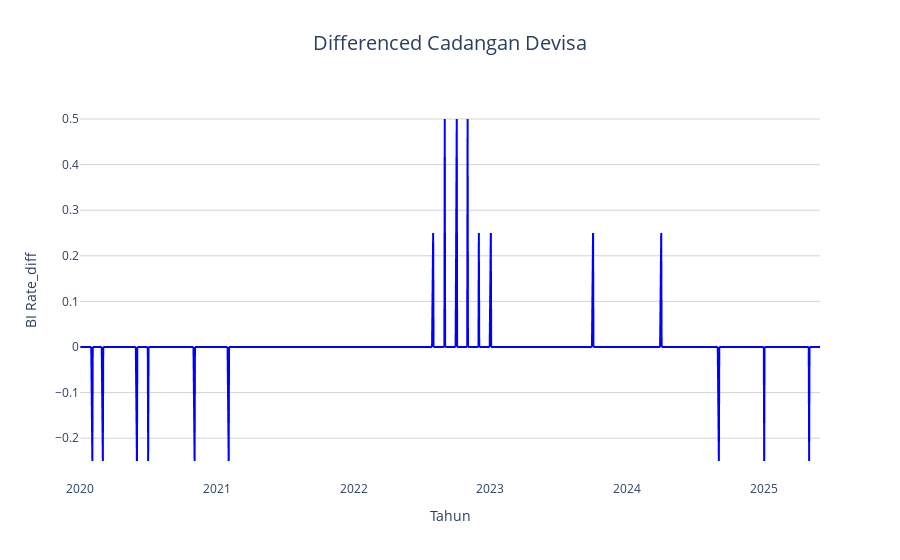

Notebook source saved alongside this figure:
### Code cell
df_diff = pd.DataFrame(df_all['BI Rate_diff']).copy()
df_diff = df_diff.reset_index()  
df_diff.rename(columns={"index": "Date"}, inplace=True)

fig = px.line(
    df_diff,
    x="Date",
    y="BI Rate_diff",
    title="Differenced Cadangan Devisa",
    labels={"Close Price": "Differenced Cadangan Devisa", "Date": "Tahun"},
    template="plotly_white"
)
fig.update_traces(line=dict(color="blue", width=2))
fig.update_layout(
    title=dict(x=0.5, font=dict(size=20)),
    xaxis=dict(showgrid=False),
    yaxis=dict(showgrid=True, gridcolor="lightgray"),
    hovermode="x unified"
)

fig.show()

### Figure 1 — Plotly figure (JSON) as saved in the notebook; plotly's stock layout.template omitted (floating-point values rounded to 4 significant figures; data arrays with more than 128 entries replaced by an {"elided": "..."} marker saying what was removed)
{"data": [{"hovertemplate": "Tahun=%{x}<br>BI Rate_diff=%{y}<extra></extra>", "legendgroup": "", "line": {"color": "blue", "dash": "solid", "width": 2}, "marker": {"symbol": "circle"}, "mode": "lines", "name": "", "showlegend": false, "type": "scattergl", "x": {"elided": "1413 str values"}, "xaxis": "x", "y": {"elided": "1413 float values"}, "yaxis": "y"}], "layout": {"hovermode": "x unified", "legend": {"tracegroupgap": 0}, "title": {"font": {"size": 20}, "text": "Differenced Cadangan Devisa", "x": 0.5}, "xaxis": {"anchor": "y", "domain": [0, 1], "showgrid": false, "title": {"text": "Tahun"}}, "yaxis": {"anchor": "x", "domain": [0, 1], "gridcolor": "lightgray", "showgrid": true, "title": {"text": "BI Rate_diff"}}}}
